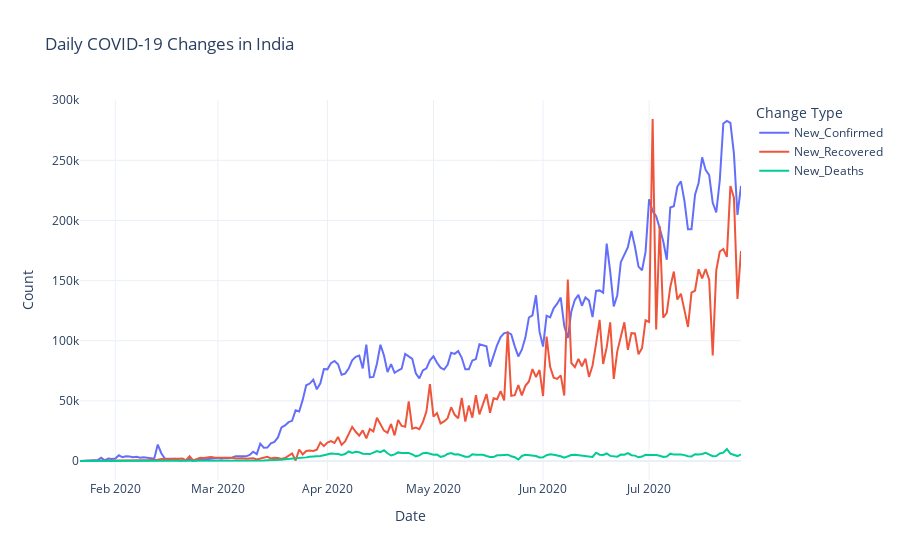

Notebook cell for this chart:
### Markdown cell above
Ploting daily updates

### Code cell
country = 'India'

fig = px.line(df2, x='Date', y=['New_Confirmed', 'New_Recovered', 'New_Deaths'],
                         title=f'Daily COVID-19 Changes in {country}',
                         labels={'value': 'Count', 'variable': 'Change Type'})
fig.show()

### Figure 1 — Plotly figure (JSON) as saved in the notebook; plotly's stock layout.template omitted (floating-point values rounded to 4 significant figures; data arrays with more than 128 entries replaced by an {"elided": "..."} marker saying what was removed)
{"data": [{"hovertemplate": "Change Type=New_Confirmed<br>Date=%{x}<br>Count=%{y}<extra></extra>", "legendgroup": "New_Confirmed", "line": {"color": "#636efa", "dash": "solid"}, "marker": {"symbol": "circle"}, "mode": "lines", "name": "New_Confirmed", "orientation": "v", "showlegend": true, "type": "scatter", "x": {"elided": "188 str values"}, "xaxis": "x", "y": {"elided": "188 float values"}, "yaxis": "y"}, {"hovertemplate": "Change Type=New_Recovered<br>Date=%{x}<br>Count=%{y}<extra></extra>", "legendgroup": "New_Recovered", "line": {"color": "#EF553B", "dash": "solid"}, "marker": {"symbol": "circle"}, "mode": "lines", "name": "New_Recovered", "orientation": "v", "showlegend": true, "type": "scatter", "x": {"elided": "188 str values"}, "xaxis": "x", "y": {"elided": "188 float values"}, "yaxis": "y"}, {"hovertemplate": "Change Type=New_Deaths<br>Date=%{x}<br>Count=%{y}<extra></extra>", "legendgroup": "New_Deaths", "line": {"color": "#00cc96", "dash": "solid"}, "marker": {"symbol": "circle"}, "mode": "lines", "name": "New_Deaths", "orientation": "v", "showlegend": true, "type": "scatter", "x": {"elided": "188 str values"}, "xaxis": "x", "y": {"elided": "188 float values"}, "yaxis": "y"}], "layout": {"legend": {"title": {"text": "Change Type"}, "tracegroupgap": 0}, "title": {"text": "Daily COVID-19 Changes in India"}, "xaxis": {"anchor": "y", "domain": [0, 1], "title": {"text": "Date"}}, "yaxis": {"anchor": "x", "domain": [0, 1], "title": {"text": "Count"}}}}
